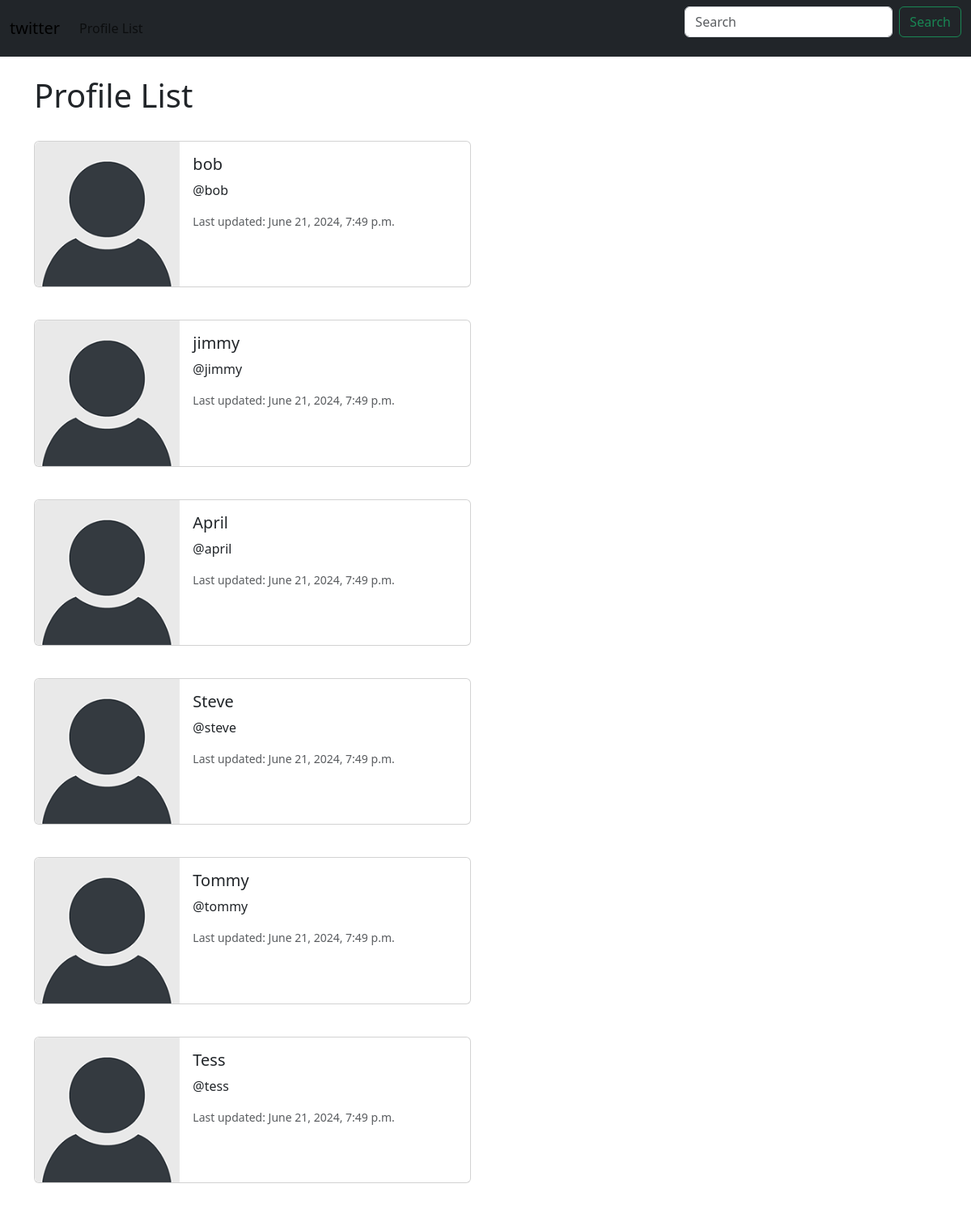
Screenshot of /profile_list/ (signed in) with the database file from the repository.
### base/models.py (models this page shows, shortened)
class Profile(models.Model):
    user = models.OneToOneField(User, on_delete=models.CASCADE)
    follows = models.ManyToManyField("self",
        related_name="followed_by",
        symmetrical=False,
        blank=True )
    date_modified = models.DateTimeField(User, auto_now=True)

### base/views.py (the view)
# urls.py: path('profile_list/', views.profile_list, name='profile_list'),
def profile_list(request):
    if request.user.is_authenticated:
        profiles = Profile.objects.exclude(user=request.user)
        return render(request, 'profile_list.html', {"profiles": profiles})
    else:
        messages.success(request, ("You Must Be Logged In"))
        return redirect('home')

### templates/profile_list.html
{% extends 'base.html' %}
{% load static %}
{% block content %}
<h1>Profile List</h1>
<br>
    {% if profiles %}
        {% for profile in profiles %}
        <div class="card mb-3" style="max-width: 540px;">
            <div class="row g-0">
              <div class="col-md-4">
                <img src="{% static 'images/default_profile_pic.png' %}" class="img-fluid rounded-start" alt="Default image">
              </div>
              <div class="col-md-8">
                <div class="card-body">
                  <h5 class="card-title">{{ profile.user.username }}</h5>
                  <p class="card-text">@{{ profile.user.username|lower }}</p>
                  <p class="card-text"><small class="text-body-secondary">Last updated: {{profile.date_modified }}</small></p>
                </div>
              </div>
            </div>
          </div>
          <br>
        {% endfor %}
    {% endif %}
{% endblock  %}

### rows the page displays
Profile: user.username "bob", date_modified "June 21, 2024, 7:49 p.m."
Profile: user.username "jimmy", date_modified "June 21, 2024, 7:49 p.m."
Profile: user.username "April", user.username "april", date_modified "June 21, 2024, 7:49 p.m."
Profile: user.username "Steve", user.username "steve", date_modified "June 21, 2024, 7:49 p.m."
Profile: user.username "Tommy", user.username "tommy", date_modified "June 21, 2024, 7:49 p.m."
Profile: user.username "Tess", user.username "tess", date_modified "June 21, 2024, 7:49 p.m."
